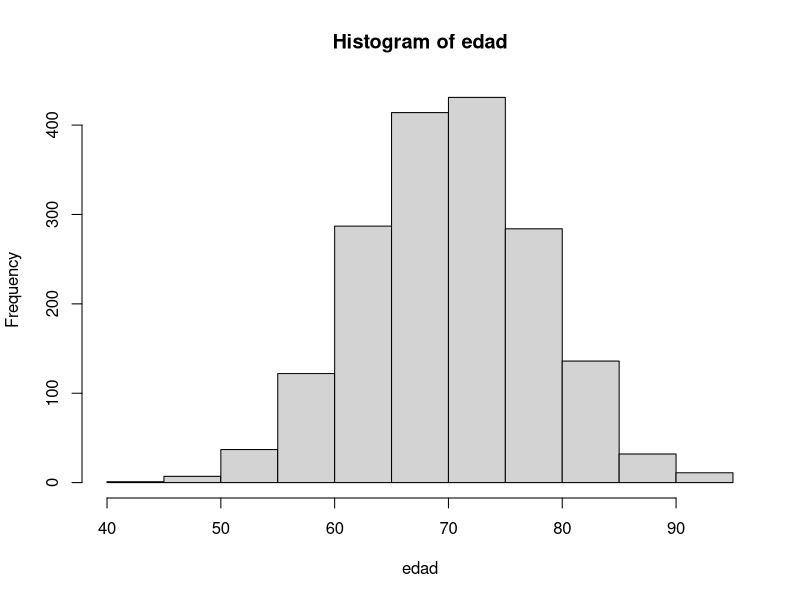
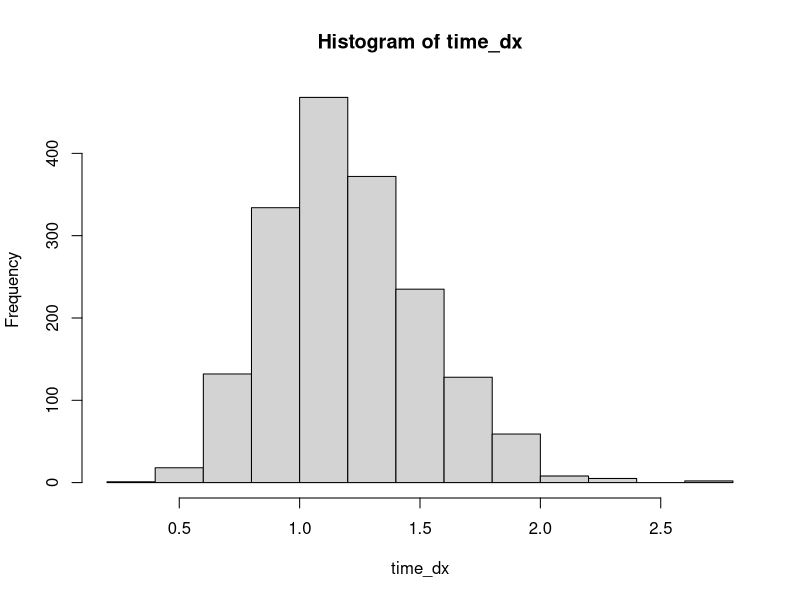

These charts were generated, in order, by the following R code:

#multinom####
multinom<-function(n,prob){
  multi<-rmultinom(n,1,prob)
  multit<-t(multi)
  mat0<-matrix(rep(0,n),n,1)
  maxi<-length(prob)
  for (i in 1:maxi){
    mat0<-mat0+
      assign(paste("m",i,sep=""),matrix(c(multit[,i]*i),n,1))
    i+1	
    
  }
  return(mat0)
}

{#Construcción de variables####
## sociodemográficas ####
# set.seed(1234)
n=sample(1750:1800,size = 1)
histclin<-(10000:(9999+n))
sexo<-rbinom(n,1,.52)
edad<-trunc(ifelse (sexo==1,rnorm(length(sexo==1),71.4,7.9), rnorm (length(sexo==0),71,7.8)))
# time_dx <- rt(length(histclin),ncp=1.4,df = 20)
# time_dx <- rnorm(length(histclin),1.4,1.5)
time_dx <- rchisq(length(histclin),30)/25
psych::describe(time_dx)

hist(edad)
hist(time_dx)
summary(edad)
## Clinical subgroup. ####
grado<-rbinom(length(histclin),1,.385)
#Para construir factor.
# 1=Mild dementia due to Alzheimer’s disease 
# 0=Mild cognitive impairment due to Alzheimer’s disease

prop.table(table(grado))

apoE_carrier <- factor(multinom(length(histclin),c(.31,.53,.16)),
                       labels = c('Non_carrier','Heterozygote','Homozygote'))

prop.table(table(apoE_carrier))

##Construcción del grupo de tratamiento.####
grupo <- rbinom(length(histclin),1,.5) #Grupo de tratamiento.

}

{#Creación de puntuaciones baseline en diferentes escalas. ####

# 
# * Plus–minus values are means ±SD. ApoE denotes apolipoprotein E.
# † Race and ethnic group were determined by the participants.
# ‡ Global Clinical Dementia Rating (CDR) scores range from 0 to 3, with higher scores indicating greater impairment. A
# score of 0.5 is considered to be the threshold for Alzheimer’s disease and was required for trial enrollment.
# § Scores on the CDR–Sum of Boxes (CDR-SB) range from 0 to 18, with higher scores indicating greater impairment.
# ¶ Values for amyloid burden on positron-emission tomography (PET) were for the PET substudy population.
# ‖ Scores on the 14-item cognitive subscale of the Alzheimer’s Disease Assessment Scale (ADAS-cog14) range from 0 to
# 90, with higher scores indicating greater impairment.
# ** Values for the Alzheimer’s Disease Composite Score (ADCOMS) range from 0 to 1.97, with higher scores indicating
# greater impairment.
# †† Scores on the Alzheimer’s Disease Cooperative Study–Activities of Daily Living Scale for Mild Cognitive Impairment
# (ADCS-MCI-ADL) range from 0 to 53, with lower scores indicating greater impairment.
# ‡‡ Scores on the Mini–Mental State Examination (MMSE) range from 0 to 30, with lower scores indicating greater impairment.


  cdr_sb_t0 <- round(rnorm(length(histclin),3.17,1.34),1) #cdr cada celda 0-3, sum of boxex (sb) rango de 0 a 18.
  cdr_sb_t0 <-ifelse(cdr_sb_t0<0,0,cdr_sb_t0)
  
  mmse_t0 <- round(rnorm(length(histclin),25.2,2.2),1)#0-30
  mmse_t0 <-ifelse(mmse_t0>30,median(mmse_t0)+rnorm(1,0.5,.25),mmse_t0)
  
  adas_cog14_t0 <- round(rnorm(length(histclin),24.5,7),1) #0-90
  adas_cog14_t0 <-ifelse(adas_cog14_t0<0,0,adas_cog14_t0)
  
  adcs_mci_t0 <-  round(rnorm(length(histclin),41,6.9),1) # 0-53
  # adcs_mci_t0 <-  40+round(rchisq(length(histclin),41),1)/35 # 0-53
  
  adcs_mci_t0 <-ifelse(adcs_mci_t0>=53,53,adcs_mci_t0)
           
  } 
    

{# Construcción del df ####

datos=data.frame(histclin,
                 sexo=factor(sexo,labels=c("Mujer","Hombre")),
                 edad=round(edad,0),
                 grado=factor(grado,labels=c("Mild Cognitive Impairment due to AD",
                                             "Mild Dementia due to AD")),
                 grupo=factor(grupo,labels=c("Placebo",
                                             "Lecanemab")),
                 apoE_carrier,
                 cdr_sb_t0,
                 adas_cog14_t0,
                 adcs_mci_t0,
                 mmse_t0)
}

#CDR-SB#############

##creación variable puntuación en el cdr_sb_t18####
{

#Estimación asumiendo que el cambio es una función lineal que solo depende del grupo
  
beta_g<- -0.45
sigma <- 0.15
eps <- rnorm(length(datos$histclin),0,sigma)
datos$cdr_sb_dif_18 <- 0+beta_g*as.numeric(datos$grupo)-1+eps
datos[datos$cdr_sb_t0+datos$cdr_sb_dif_18<0,'cdr_sb_dif_18'] <-rnorm(length(datos[datos$cdr_sb_t0+datos$cdr_sb_dif_18<0,'cdr_sb_dif_18']),
                                                                     0,0.2)


datos$cdr_sb_t18 <- datos$cdr_sb_t0+datos$cdr_sb_dif_18

}

#MMSE######
##creación variable puntuación en el mmse_t18####
{
  #Estimación asumiendo que el cambio es una función lineal que solo depende del grupo
  
  beta_g <- -0.55
  sigma <- 0.42
  eps <- rnorm(length(datos$histclin),0,sigma)
  datos$mmse_dif_18 <- 0+beta_g*as.numeric(datos$grupo)-1+eps
  datos[datos$mmse_t0+datos$mmse_dif_18<0,'mmse_dif_18'] <-rnorm(length(datos[datos$mmse_t0+datos$mmse_dif_18<0,'mmse_dif_18']),
                                                                       0,0.2)
  datos$mmse_t18 <- datos$mmse_t0+datos$mmse_dif_18
  
  
}

# ADAS-COG14 #############
##creación variable puntuación en el adas_cog14_t18####
{
  # intercept<-ifelse(datos$grupo=="Placebo", mean(datos[datos$grupo=="Placebo",'adas_cog14_t0']),
  #                   mean(datos[datos$grupo=="Lecanemab",'adas_cog14_t0'])
  # )
  #Estimación asumiendo que el cambio es una función lineal que solo depende del grupo
  
  beta_g<- -1.44
  sigma <- 0.9
  eps <- rnorm(length(datos$histclin),0,sigma)
  # datos$adas_cog14_t18 <- rnorm(n,intercept+beta_g*as.numeric(datos$grupo)+eps,sigma)
  datos$adas_cog14_dif_18 <- 0+beta_g*as.numeric(datos$grupo)-1+eps
  # datos$adas_cog14_t18 <- intercept+beta_g*as.numeric(datos$grupo)-1+eps
  # datos$adas_cog14_dif_18 <- datos$adas_cog14_t18-datos$adas_cog14_t0
  datos[datos$adas_cog14_t0+datos$adas_cog14_dif_18<0,'adas_cog14_dif_18'] <-rnorm(length(datos[datos$adas_cog14_t0+datos$adas_cog14_dif_18<0,'adas_cog14_dif_18']),
                                                                       0,0.2)
  
  datos$adas_cog14_t18 <- datos$adas_cog14_t0+datos$adas_cog14_dif_18
  }
##############

# ADCS-MCI #############
##creación variable puntuación en el adcs-mci_t18####
{
  #Estimación asumiendo que el cambio es una función lineal que solo depende del grupo
  
  beta_g<- 2
  sigma <- 1
  eps <- rnorm(length(datos$histclin),0,sigma)
  datos$adcs_mci_dif_18 <- 0+beta_g*as.numeric(datos$grupo)-1+eps
  datos[datos$adcs_mci_dif_t0+datos$adcs_mci_dif_18<0,'adcs_mci_dif_18'] <-rnorm(length(datos[datos$adcs_mci_dif_t0+datos$adcs_mci_dif_18<0,'adcs_mci_dif_18']),
                                                                       0,0.2)
  datos[datos$adcs_mci_dif_t0+datos$adcs_mci_dif_18>53,'adcs_mci_dif_18'] <-rnorm(length(datos[datos$adcs_mci_dif_t0+datos$adcs_mci_dif_18<0,'adcs_mci_dif_18']),
                                                                       0,0.2)
  
  
  
  datos$adcs_mci_t18 <- datos$adcs_mci_t0+datos$adcs_mci_dif_18
  }
#ADVERSE EVENTS#############

{
## ae_serious #############
# Serious adverse event 126 (14.0) 101 (11.3)
# set.seed(1234)
datos$logb0<-rnorm(length(datos$histclin),0,.1)
datos$logbgrupo<-rnorm(length(datos$histclin),0.01,.025)
datos$logbgrado<-rnorm(length(datos$histclin),0.05,.06)
sigma <- 0.2
eps <- rnorm(length(datos$histclin),0,sigma)

datos$logit<-(datos$logb0 +
                  datos$logbgrupo*as.numeric(datos$grupo)-1+
                  datos$logbgrado*as.numeric(datos$grado)-1+
                  eps)


datos$ae_serious<-datos$logit/(1+datos$logit)
#Corte del (1-cuantil)% superior de riesgo para establecer AE.
datos$ae_serious<-ifelse(datos$ae_serious>quantile(datos$ae_serious,c(.87)),1,0)
}

###########
{

## ae_headache #############
# Headache 100 (11.1) 73 (8.1)# set.seed(1234)
datos$logb0<-rnorm(length(datos$histclin),-.75,.1)
datos$logbgrupo<-rnorm(length(datos$histclin),0.0005,.025)
datos$logbgrado<-rnorm(length(datos$histclin),0.05,.06)
sigma <- 0.2
eps <- rnorm(length(datos$histclin),0,sigma)

datos$logit<-(datos$logb0 +
                datos$logbgrupo*as.numeric(datos$grupo)-1+
                datos$logbgrado*as.numeric(datos$grado)-1+
                eps)


datos$ae_headache<-datos$logit/(1+datos$logit)
#Corte del (1-cuantil)% superior de riesgo para establecer AE.
datos$ae_headache<-ifelse(datos$ae_headache>quantile(datos$ae_headache,c(.9)),1,0)


}

###########

datos[,grepl('^log*',x = colnames(datos))] <-NULL

datos <- datos[,c("histclin",'sexo',
                  'edad','grado','grupo','apoE_carrier',
                  "cdr_sb_t0","cdr_sb_t18",
                  "adas_cog14_t0","adas_cog14_t18",
                  "adcs_mci_t0","adcs_mci_t18",
                  "mmse_t0","mmse_t18",
                  "ae_serious","ae_headache"
)]
rm(list=setdiff(ls(), "datos"))

